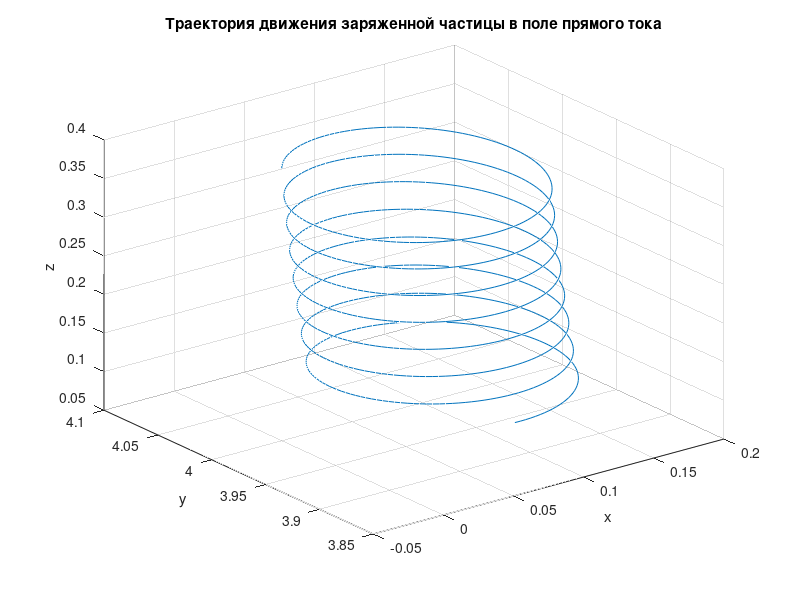

Write the MATLAB code that produced this figure.
I = 10.0;
v_x = 2.0;
v_y = 3.0;
v_z = 0;


x = 0;
y = 4;
z = 0.4;

h = 10^(-3);
B_x = 0;
B_y = 0;
B_z = 0;
e = -1.6 * 10^(-19);
m = 1.67 * 10^(-27);
mu_0 = 4 * pi * 10^(-7);


X = zeros(1000, 1);
Y = zeros(1000, 1);
Z = zeros(1000, 1);

for i=1:1000
    B_y = (-mu_0 * I * z)/(2 * pi * (y^2 + z^2));
    B_z = (mu_0 * I * y)/(2 * pi * (y^2 + z^2));
    v_x = v_x - (e / m) * (v_y * B_z - v_z * B_y) * h;
    v_y = v_y + (e / m) * (v_x * B_z) * h;
    v_z = v_z - (e / m) * (v_x * B_y) * h;
    x = x + v_x * h;
    y = y + v_y * h;
    z = z + v_z * h;
    X(i) = x;
    Y(i) = y;
    Z(i) = z;
end

plot3(X, Y, Z);
grid on
title('Траектория движения заряженной частицы в поле прямого тока')
xlabel('x')
ylabel('y')
zlabel('z')
